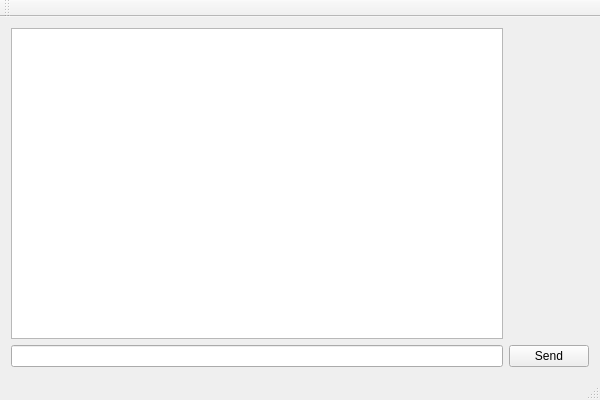
<?xml version="1.0" encoding="UTF-8"?>
<ui version="4.0">
 <class>observerClass</class>
 <widget class="QMainWindow" name="observerClass">
  <property name="geometry">
   <rect>
    <x>0</x>
    <y>0</y>
    <width>600</width>
    <height>400</height>
   </rect>
  </property>
  <property name="windowTitle">
   <string>observer</string>
  </property>
  <widget class="QWidget" name="centralWidget">
   <layout class="QGridLayout" name="gridLayout_2">
    <item row="1" column="0">
     <widget class="QLineEdit" name="lineEdit"/>
    </item>
    <item row="1" column="1">
     <widget class="QPushButton" name="pushButton">
      <property name="text">
       <string>Send</string>
      </property>
     </widget>
    </item>
    <item row="0" column="0">
     <widget class="QListWidget" name="chatWindow"/>
    </item>
   </layout>
  </widget>
  <widget class="QMenuBar" name="menuBar">
   <property name="geometry">
    <rect>
     <x>0</x>
     <y>0</y>
     <width>600</width>
     <height>18</height>
    </rect>
   </property>
  </widget>
  <widget class="QToolBar" name="mainToolBar">
   <attribute name="toolBarArea">
    <enum>TopToolBarArea</enum>
   </attribute>
   <attribute name="toolBarBreak">
    <bool>false</bool>
   </attribute>
  </widget>
  <widget class="QStatusBar" name="statusBar"/>
 </widget>
 <layoutdefault spacing="6" margin="11"/>
 <resources>
  <include location="observer.qrc"/>
 </resources>
 <connections/>
</ui>
